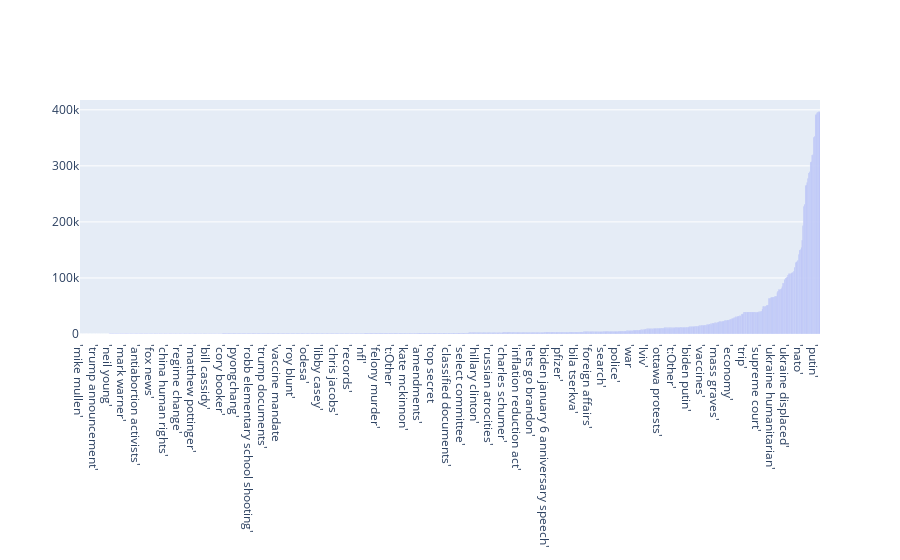

The notebook cell this image was saved under:
### Code cell
df_tags_analysis = df_tags_analysis.loc[df_tags_analysis["comment_sum"]>500].sort_values(by=["like_sum"])
fig = go.Figure()
fig.add_trace(go.Bar(x=df_tags_analysis["tags"], y=df_tags_analysis["like_sum"]))
fig.show()

### Figure 1 — Plotly figure (JSON) as saved in the notebook; plotly's stock layout.template omitted (floating-point values rounded to 4 significant figures; data arrays with more than 128 entries replaced by an {"elided": "..."} marker saying what was removed)
{"data": [{"type": "bar", "x": {"elided": "891 str values"}, "y": {"elided": "891 int values"}}], "layout": {}}
